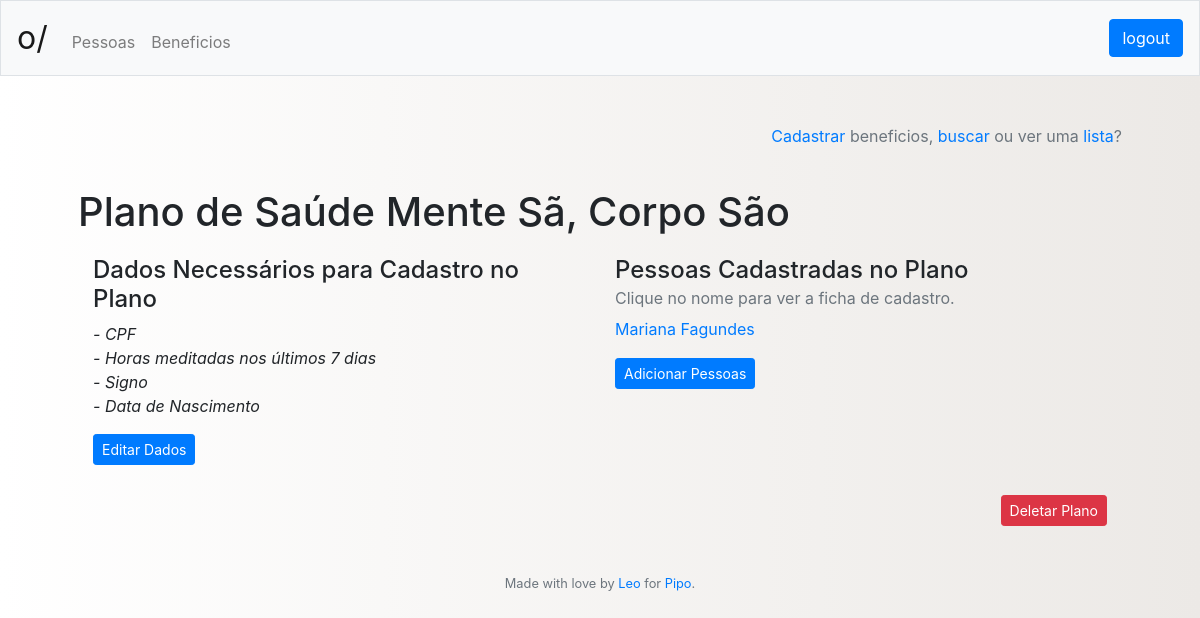
The page /beneficios/perfil/4 (signed in) on the database as committed earlier.
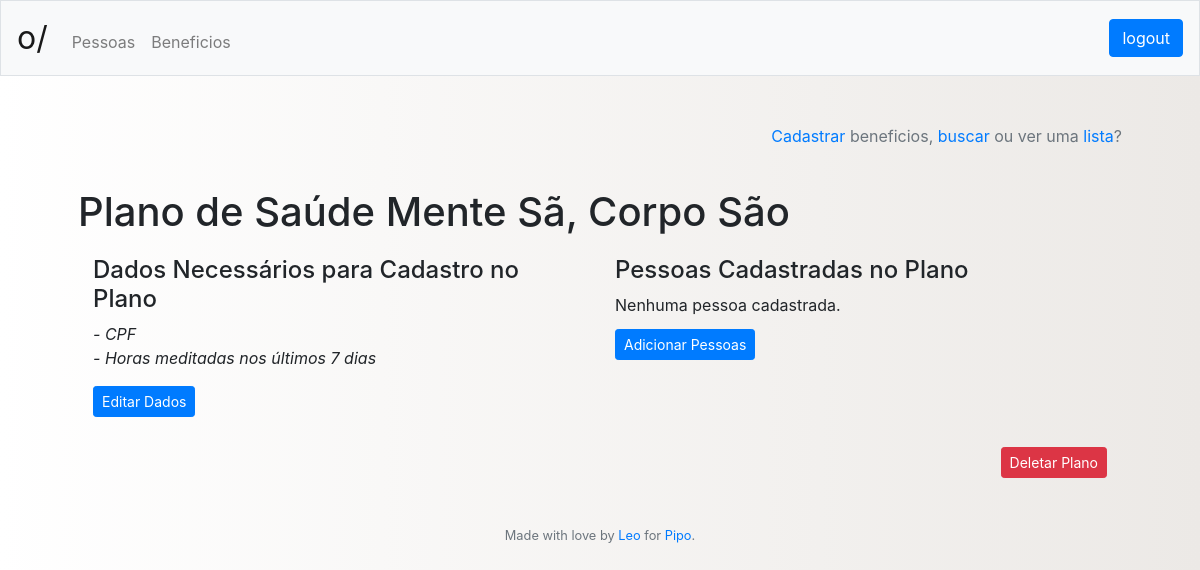
The same page on the database as committed later.
### tables this page shows
CREATE TABLE datatype
	(id INTEGER NOT NULL PRIMARY KEY AUTOINCREMENT,
	name VARCHAR(100) NOT NULL,
	example VARCHAR(144) NOT NULL);

CREATE TABLE person
	(id INTEGER NOT NULL PRIMARY KEY AUTOINCREMENT,
	idCompany INTEGER NOT NULL,
	name VARCHAR(255) NOT NULL,
	cpf VARCHAR(14) NOT NULL,
	timestamp DATETIME DEFAULT CURRENT_TIMESTAMP,
	FOREIGN KEY (idCompany) REFERENCES company(id));

### app.py (the view)
@app.route("/<who>/perfil/<idWho>", methods=['GET'])
@login_required
def profile(who, idWho):
	if it_isnt_id(idWho):
		return redirect("/")
	if who == "pessoas":
		profile = get_profile(idWho)
		if not profile:
			return "Esse perfil não existe"
		return render_template("personprofile.html", header = get_header(session),
								profile = profile, who = who)
	elif who == "beneficios":
		profile = get_benefit_profile(idWho)
		if not profile:
			return "Esse perfil não existe"
		return render_template("benefitprofile.html", header = get_header(session),
								profile = profile, who = who)
	else:
		return redirect("/pessoas/lista")

### app.py (called while the page is built)
@app.after_request
def after_request(response):
    response.headers["Cache-Control"] = "no-cache, no-store, must-revalidate"
    response.headers["Expires"] = 0
    response.headers["Pragma"] = "no-cache"
    return response

@app.teardown_request
def remove_session(ex=None):
    db.remove()

def login_required(f):
    @wraps(f)
    def decorated_function(*args, **kwargs):
        if session.get("id") is None:
            return redirect("/login")
        return f(*args, **kwargs)
    return decorated_function

def get_header(session):
	try:
		header = {"name": session["name"],
					"company": session["company"],
					"admin": get_admin_title(session["admin"]),
					"id": session["id"]}
	except:
		header = {"name": "",
					"company": "",
					"admin": "",
					"id": ""}
	return header

def is_it_bad(string):
	if string is None:
		return True
	not_safe = "; \\ ' '' %"
	for letter in string:
		if letter in not_safe.split():
			return True
	return False

def it_isnt_id(may_be_id):
	if may_be_id is None:
		return True
	if not str(may_be_id).isdigit():
		return True
	return False

### templates/benefitprofile.html (shortened to what this page needs)
{% extends "layout.html" %}
{% block main %}
	<p align="right" class="text-muted"><a href="/{{ who }}/cadastro">Cadastrar</a> {{ who }}, <a href="/{{ who }}/busca">buscar</a> ou ver uma <a href="/{{ who }}/lista">lista</a>?</p>
	<br>
	<h1 style="margin-bottom: 20px;">{{ profile["name"] }}</h1>
	<div class="container">
  		<div class="row">
    		<div class="col">
    			<h4>Dados Necessários para Cadastro no Plano</h4>
				{% if profile["data"]|length %}
					{% for data in profile["data"] %}
						<i>- {{ data['name'] }}</i><br>
					{% endfor %}
				{% else %}
					<p>Nenhum dado cadastrado.</p>
				{% endif %}
				<a href="/beneficios/editar/{{ profile['id'] }}" class="btn btn-primary btn-sm" style="margin-top: 16px;">Editar Dados</a>
			</div>
    		<div class="col">
    			<h4>Pessoas Cadastradas no Plano</h4>
				{% if profile["clients"]|length %}
				<p style="margin-bottom: 7px; margin-top: -7px;"  class="text-muted">Clique no nome para ver a ficha de cadastro.</p>
					{% for person in profile["clients"] %}
						<a href="/beneficios/{{ profile['id'] }}/pessoas/{{ person['id'] }}">{{ person['name'] }}</a><br>
					{% endfor %}
				{% else %}
					<p style="margin-bottom: -5px;">Nenhuma pessoa cadastrada.</p>
				{% endif %}
				<a href="/pessoas/lista" style="margin-top: 17px;" class="btn btn-primary btn-sm">Adicionar Pessoas</a>
    		</div>
    	</div>
    </div>
    <div class="container" style="margin-top: 30px; text-align: right;">
    	<form action="/{{ who }}/deletar" method="post">
    		<button class="btn btn-danger btn-sm" type="submit">Deletar Plano</button>
    	</form>
    </div>
{% endblock %}

Rows that differ between the two databases and show on the page:
removed datatype: name "Signo"
removed datatype: name "Data de Nascimento"
no longer on this page (row edited): person: name "Mariana Fagundes"
Other text that changed with them:
text no longer shown: "Clique no nome para ver a ficha de cadastro."
text now shown: "Nenhuma pessoa cadastrada."
